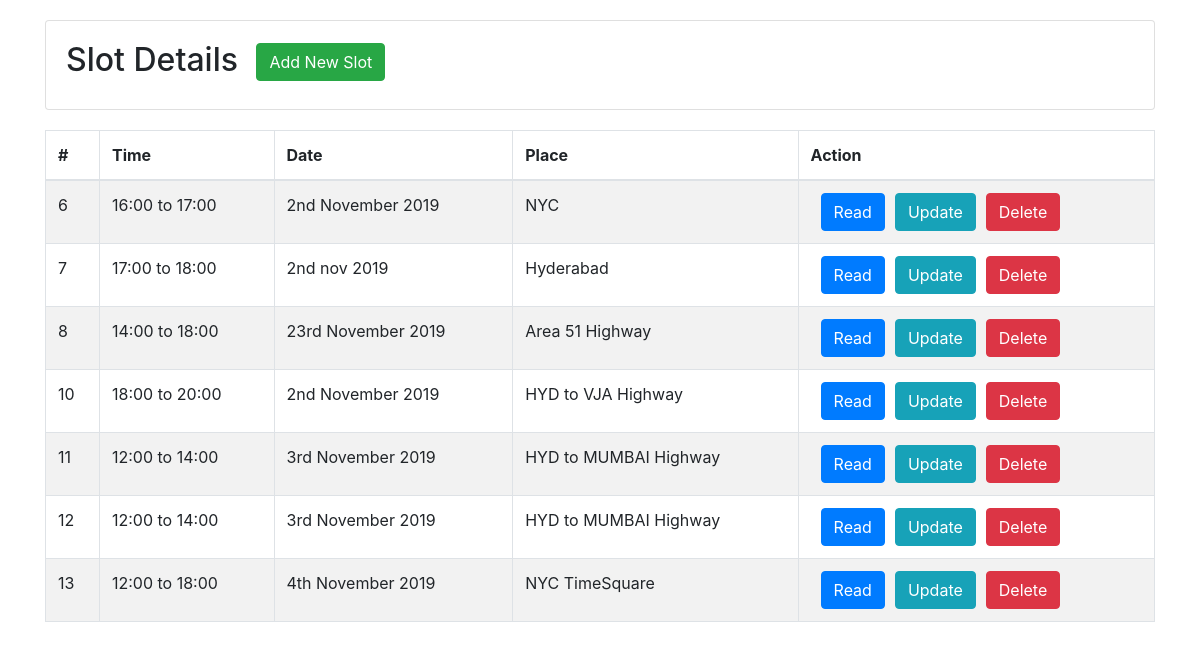
Screenshot of /changeslots1.php with the database file from the repository.
### tables this page shows
CREATE TABLE `slot_info` (
  `sid` int(11) NOT NULL,
  `time` varchar(100) NOT NULL,
  `date` varchar(100) NOT NULL,
  `place` varchar(100) NOT NULL
);

### changeslots1.php (the view, shortened to what this page needs)
<?php
require_once "config.php";
$sql = "SELECT * FROM slot_info";
$result = $link->query($sql);
?>
<!DOCTYPE html>
<html lang="en">
<head>
    <link rel="stylesheet" href="https://stackpath.bootstrapcdn.com/bootstrap/4.3.1/css/bootstrap.min.css">
</head>
<body>
<div class="wrapper">
    <div class="container">
        <div class="row">
            <div class="col-md-12">
                <div class="card" style="margin-top: 20px;margin-bottom: 20px;">
                    <div class="card-body">
                        <h2 class="pull-left">Slot Details <a href="create.php" class="btn btn-success pull-right">Add New Slot</a></h2>
                    </div>
                </div>
                <?php
                if ($result->num_rows > 0) {
                        echo "<table class='table table-bordered table-striped'>";
                        echo "<thead>";
                        echo "<tr>";
                        echo "<th>#</th>";
                        echo "<th>Time</th>";
                        echo "<th>Date</th>";
                        echo "<th>Place</th>";
                        echo "<th>Action</th>";
                        echo "</tr>";
                        echo "</thead>";
                        echo "<tbody>";
                        while ($row = $result->fetch_assoc()) {
                            echo "<tr>";
                            echo "<td>" . $row['sid'] . "</td>";
                            echo "<td>" . $row['time'] . "</td>";
                            echo "<td>" . $row['date'] . "</td>";
                            echo "<td>" . $row['place'] . "</td>";
                            echo "<td>";
                            echo "<a href='read.php?sid=" . $row['sid'] . "' class='btn btn-primary'>Read</a>";
                            echo "<a href='update.php?sid=" . $row['sid'] . "' class='btn btn-info'>Update</a>";
                            echo "<a href='delete.php?sid=" . $row['sid'] . "' class='btn btn-danger'>Delete</a>";
                            echo "</td>";
                            echo "</tr>";
                        }
                        echo "</tbody>";
                        echo "</table>";
                    } else {
                        echo "<p class='lead'><em>No records were found.</em></p>";
                    }
                ?>
            </div>
        </div>
    </div>
</div>
</body>
</html>

### changeslots1.php (style rules this page uses)
.btn { margin-left: 10px; }

### rows the page displays
slot_info: sid "6", time "16:00 to 17:00", date "2nd November 2019", place "NYC"
slot_info: sid "7", time "17:00 to 18:00", date "2nd nov 2019", place "Hyderabad"
slot_info: sid "8", time "14:00 to 18:00", date "23rd November 2019", place "Area 51 Highway"
slot_info: sid "10", time "18:00 to 20:00", date "2nd November 2019", place "HYD to VJA Highway"
slot_info: sid "11", time "12:00 to 14:00", date "3rd November 2019", place "HYD to MUMBAI Highway"
slot_info: sid "12", time "12:00 to 14:00", date "3rd November 2019", place "HYD to MUMBAI Highway"
slot_info: sid "13", time "12:00 to 18:00", date "4th November 2019", place "NYC TimeSquare"
